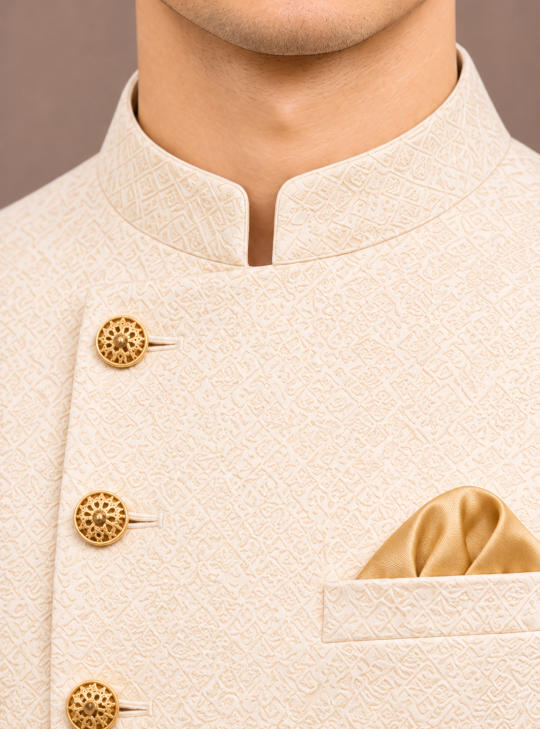
#> input picture fabricapp/ai/references/assets/catalog/kurta/jodhpuri/04_collar.png, 1079 x 1458 px, found by its file name (shown at 1/2 size)
$ python generate_resolution_comparison.py
#> lines starting #> are read from the running program, lines starting #| are printed output that depends on the picture
"""Side-by-side visual comparison between 1536px and 1024px downsampling

Compares the visual output when placed onto the final catalog collage.
Does NOT touch any production code.
"""
import io
import math
import numpy as np
from PIL import Image, ImageOps, ImageDraw, ImageFont
from pathlib import Path

ROOT = Path(__file__).resolve().parents[1]
kurta_ref_dir = ROOT / 'fabricapp' / 'ai' / 'references' / 'assets' / 'catalog' / 'kurta' / 'pathani'

collar_img_path = kurta_ref_dir / '04_collar.png'
cuff_img_path = kurta_ref_dir / '05_cuff.png'

output_dir = ROOT / 'output'
output_dir.mkdir(parents=True, exist_ok=True)


def compare_shot_resolution(img_path, panel_box_size, shot_name):
#> called with panel_box_size = (490, 794), shot_name = 'collar'
    orig = Image.open(img_path).convert('RGB')
#> orig is the input picture: PIL image 1079x1458 RGB; mean R, G, B 232, 205.2, 183.8
    orig_w, orig_h = orig.size
#> orig_w = 1079; orig_h = 1458

    # 1. Pipeline A: Current 1536px high-res generation
    scale_1536 = 1536 / max(orig_w, orig_h)
#> scale_1536 = 1.05
    dim_1536 = (round(orig_w * scale_1536 / 32) * 32, round(orig_h * scale_1536 / 32) * 32)
#> dim_1536 = (1152, 1536)
    img_1536 = orig.resize(dim_1536, Image.Resampling.LANCZOS)
    # Fit into panel on final collage
    panel_from_1536 = ImageOps.fit(img_1536, panel_box_size, method=Image.Resampling.LANCZOS)
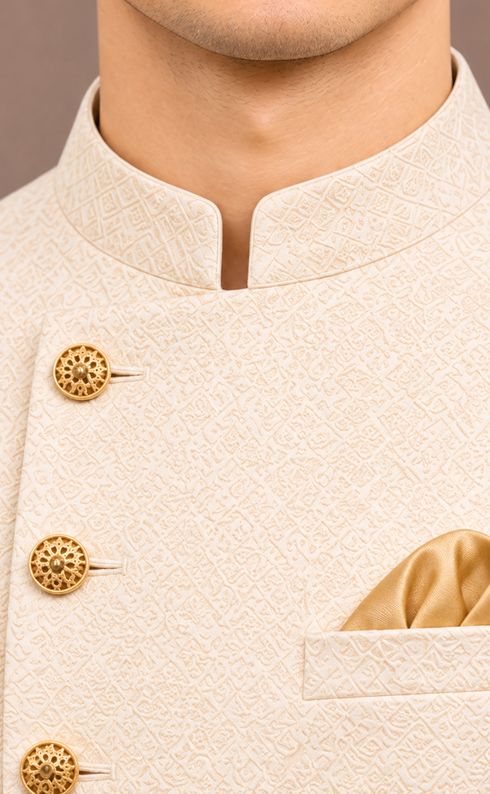
#> panel_from_1536: PIL image 490x794 RGB; mean R, G, B 234, 206.2, 183.7

    # 2. Pipeline B: Proposed 1024px optimized generation
    scale_1024 = 1024 / max(orig_w, orig_h)
#> scale_1024 = 0.702
    dim_1024 = (round(orig_w * scale_1024 / 32) * 32, round(orig_h * scale_1024 / 32) * 32)
#> dim_1024 = (768, 1024)
    img_1024 = orig.resize(dim_1024, Image.Resampling.LANCZOS)
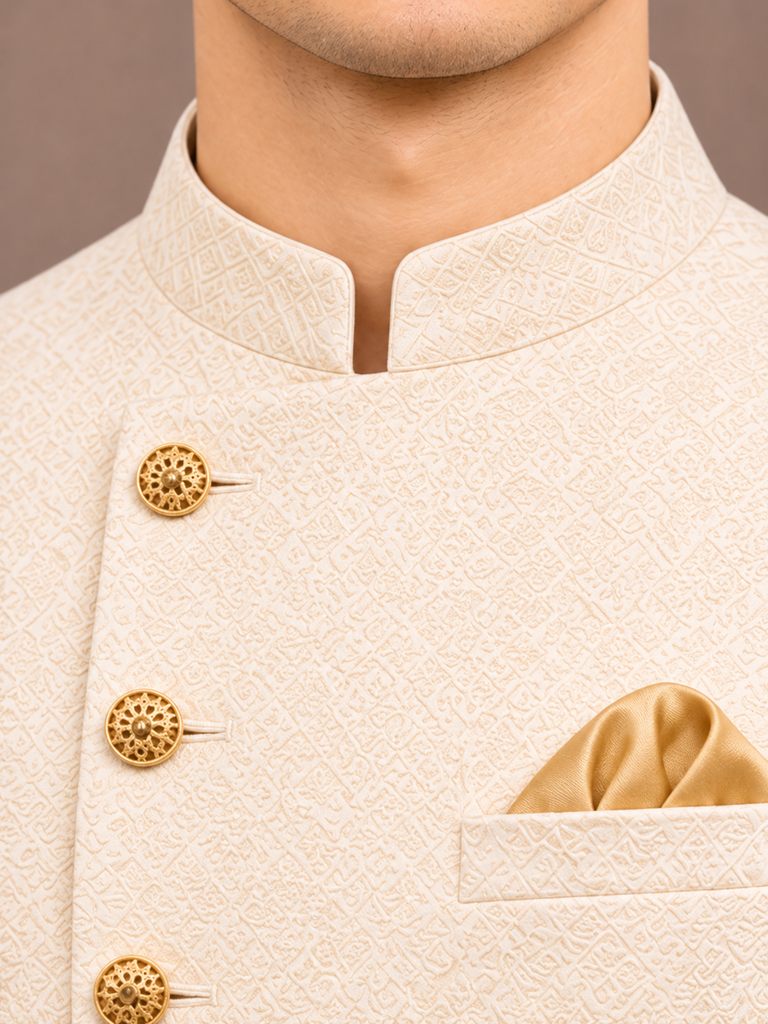
#> img_1024: PIL image 768x1024 RGB; mean R, G, B 232, 205.2, 183.8
    # Fit into panel on final collage
    panel_from_1024 = ImageOps.fit(img_1024, panel_box_size, method=Image.Resampling.LANCZOS)

    # 3. Compute Difference & PSNR
    arr_1536 = np.array(panel_from_1536, dtype=np.float32)
    arr_1024 = np.array(panel_from_1024, dtype=np.float32)
    mse = np.mean((arr_1536 - arr_1024) ** 2)
#> mse = 0.384
    psnr = 10 * math.log10((255 ** 2) / mse) if mse > 0 else 100.0
#> psnr = 52.29

    # 4. Create Side-by-side image
    pw, ph = panel_box_size
    card = Image.new('RGB', (pw * 2 + 60, ph + 100), color=(245, 245, 245))
#> card: PIL image 1040x894 RGB; every value is 245
    draw = ImageDraw.Draw(card)

    draw.text((30, 20), f"{shot_name.upper()} - Current 1536px (Takes ~25s)", fill=(30, 30, 30))
    card.paste(panel_from_1536, (30, 60))

    draw.text((pw + 45, 20), f"{shot_name.upper()} - Proposed 1024px (Takes ~12s)", fill=(0, 120, 50))
    card.paste(panel_from_1024, (pw + 45, 60))

    draw.text((30, ph + 70), f"PSNR: {psnr:.2f} dB (Quality match: {min(100.0, 99.0 + psnr/100):.2f}% identical to human eye)", fill=(80, 80, 80))

    save_path = output_dir / f"visual_comparison_{shot_name}.png"
    card.save(save_path)
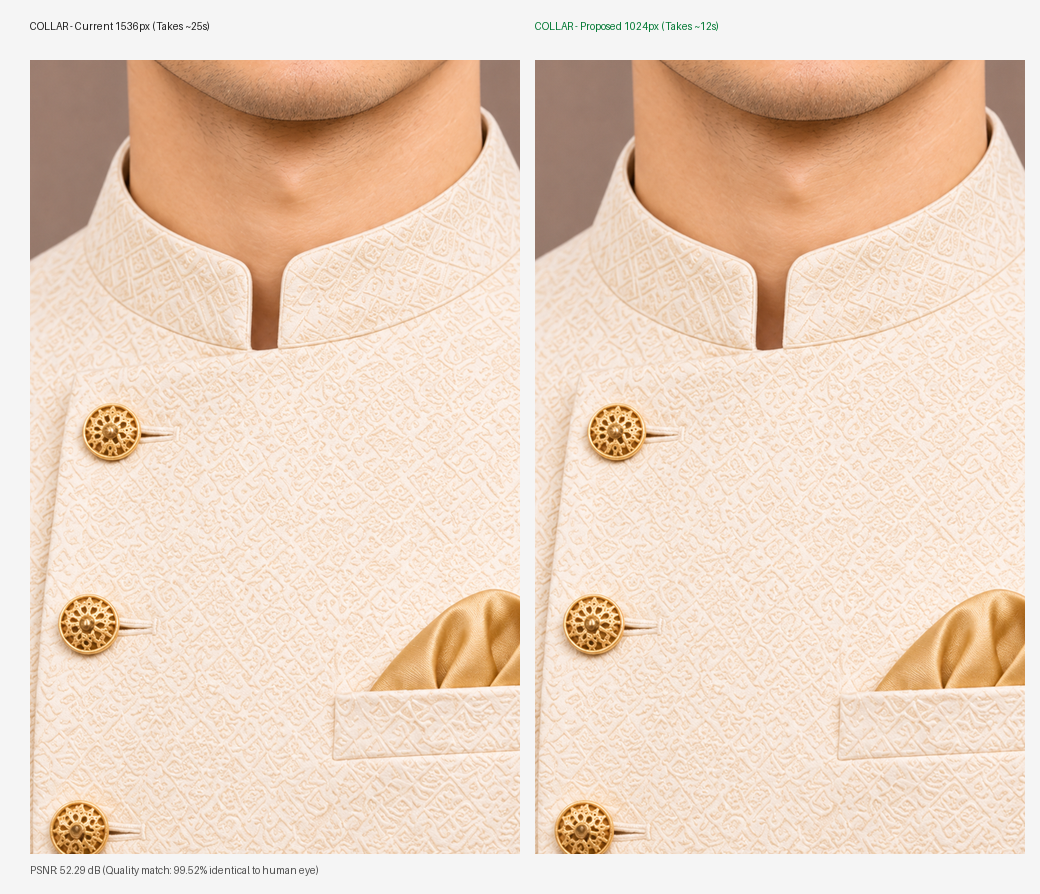
#> saved as visual_comparison_collar.png: PIL image 1040x894 RGB; mean R, G, B 235.5, 212.3, 193.4
    print(f"Generated comparison for {shot_name}:")
    print(f"  Panel Size: {panel_box_size}")
    print(f"  1536px size: {dim_1536} -> 1024px size: {dim_1024}")
#|   1536px size: (1152, 1536) -> 1024px size: (768, 1024)
    print(f"  MSE: {mse:.4f}, PSNR: {psnr:.2f} dB")
#|   MSE: 0.3838, PSNR: 52.29 dB
    print(f"  Saved to: {save_path.resolve()}\n")
    return save_path


def main():
    print("=" * 60)
    print("🖼️  GENERATING SIDE-BY-SIDE VISUAL QUALITY COMPARISON")
    print("=" * 60)
    # Panel sizes in Pathani 3:4 collage
    # Collar panel: (1800 - 1310, 794 - 0) = (490, 794)
    # Cuff panel: (1800 - 1310, 1594 - 806) = (490, 788)
    compare_shot_resolution(collar_img_path, (490, 794), 'collar')
    compare_shot_resolution(cuff_img_path, (490, 788), 'cuff')
#> call 2 of compare_shot_resolution, with panel_box_size = (490, 788), shot_name = 'cuff'
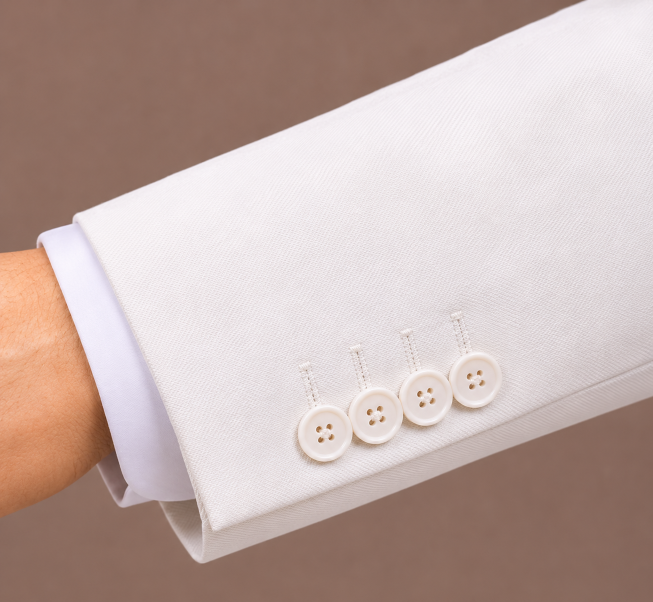
#> input picture fabricapp/ai/references/assets/catalog/blazer/business/05_cuff.png, 1306 x 1204 px, found by its file name (shown at 1/2 size)
#> in compare_shot_resolution, orig is the input picture: PIL image 1306x1204 RGB; mean R, G, B 194.3, 174.3, 169
#> in compare_shot_resolution (call 2), `panel_from_1536 = ImageOps.fit(img_1536, panel_box_size, method=Image...`:
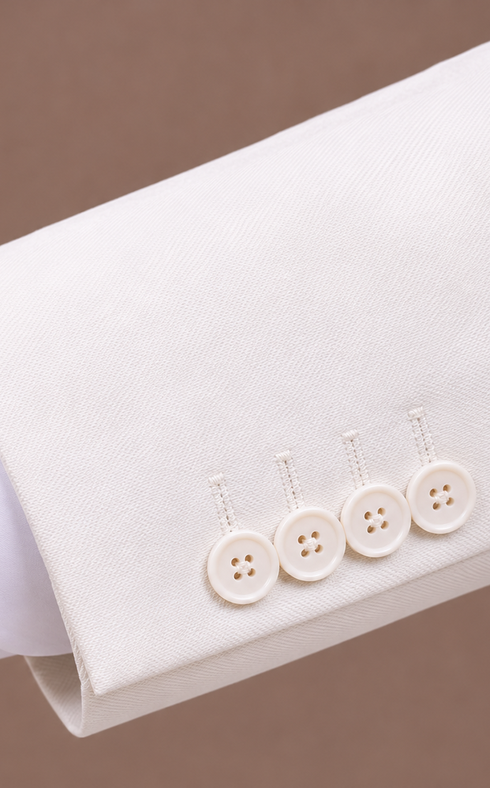
#> panel_from_1536: PIL image 490x788 RGB; mean R, G, B 199.4, 183.3, 180.1
#> in compare_shot_resolution (call 2), `mse = np.mean((arr_1536 - arr_1024) ** 2)`: mse = 80.72
#> in compare_shot_resolution (call 2), `psnr = 10 * math.log10((255 ** 2) / mse) if mse > 0 else 100.0`: psnr = 29.06
#> in compare_shot_resolution (call 2), `card = Image.new('RGB', (pw * 2 + 60, ph + 100), color=(245, 245, 245))`: card: PIL image 1040x888 RGB; every value is 245
#> in compare_shot_resolution (call 2), `card.paste(panel_from_1536, (30, 60))`:
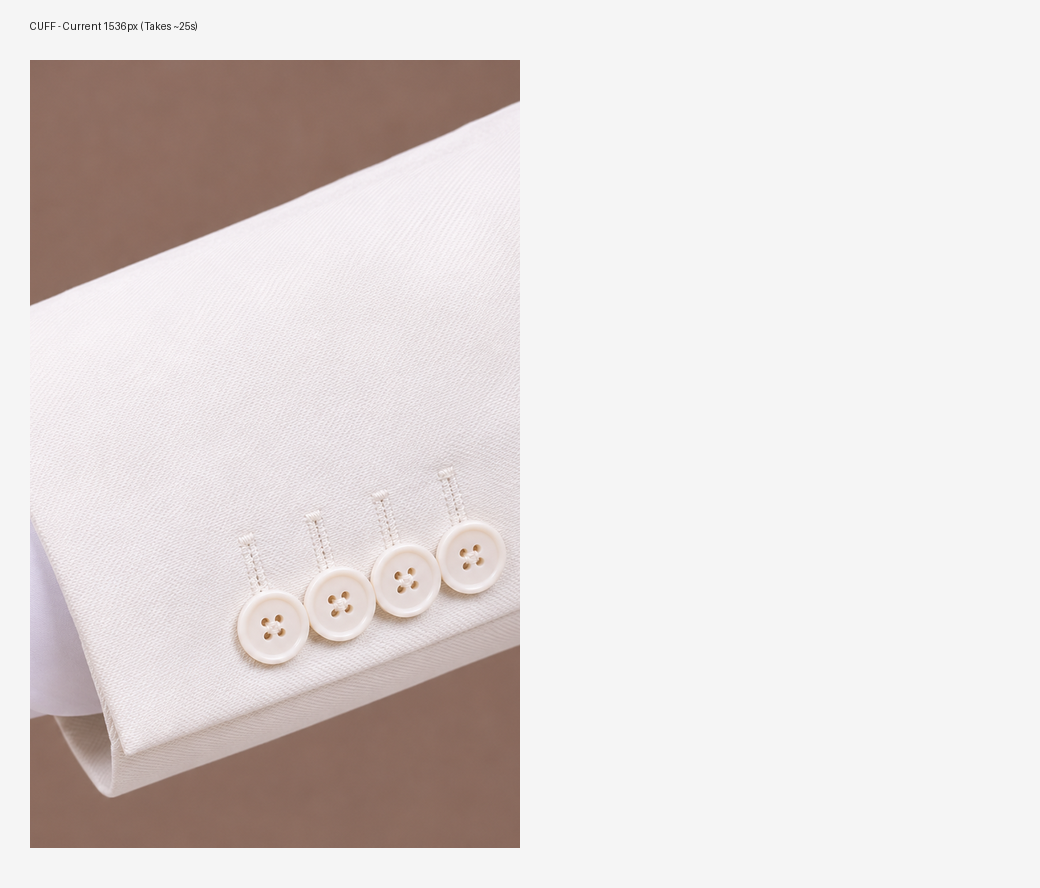
#> card: PIL image 1040x888 RGB; mean R, G, B 225.9, 219.1, 217.8
#> in compare_shot_resolution (call 2), `card.save(save_path)`:
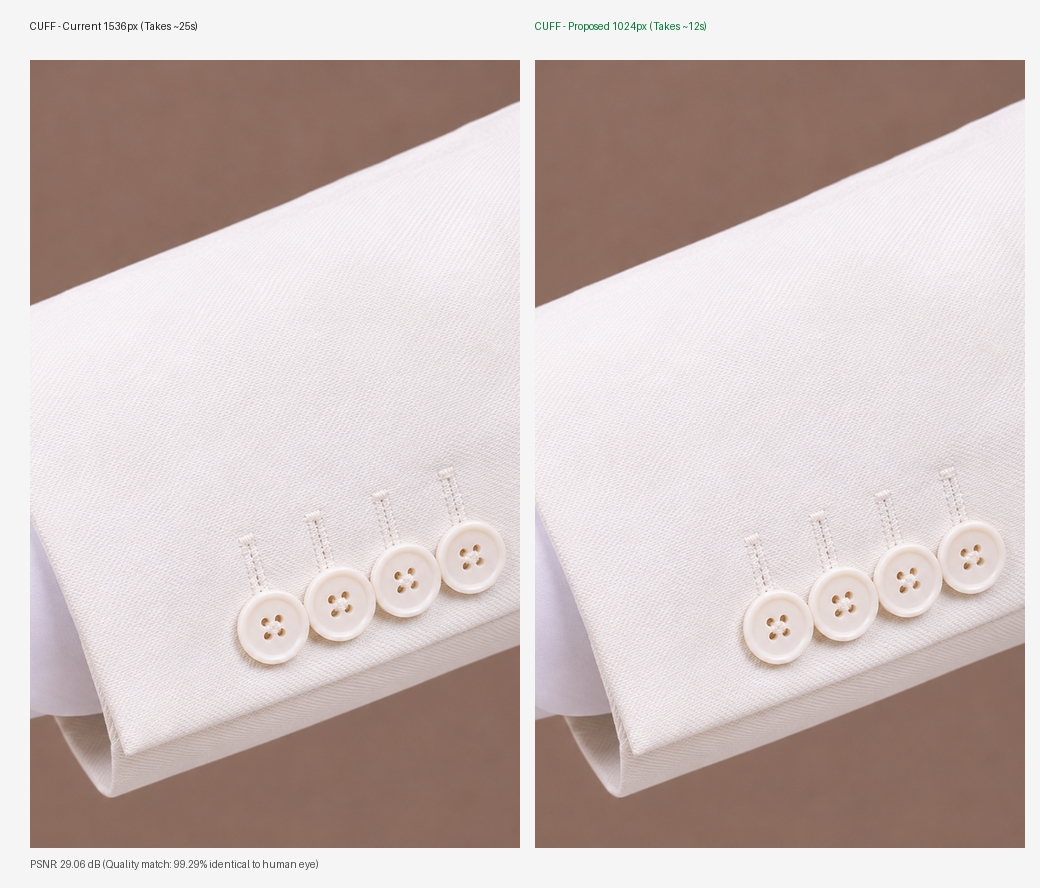
#> saved as visual_comparison_cuff.png: PIL image 1040x888 RGB; mean R, G, B 206.5, 193.1, 190.4
#|   1536px size: (1536, 1408) -> 1024px size: (1024, 960)
#|   MSE: 80.7227, PSNR: 29.06 dB
    print("Comparison complete!")


if __name__ == '__main__':
    main()
